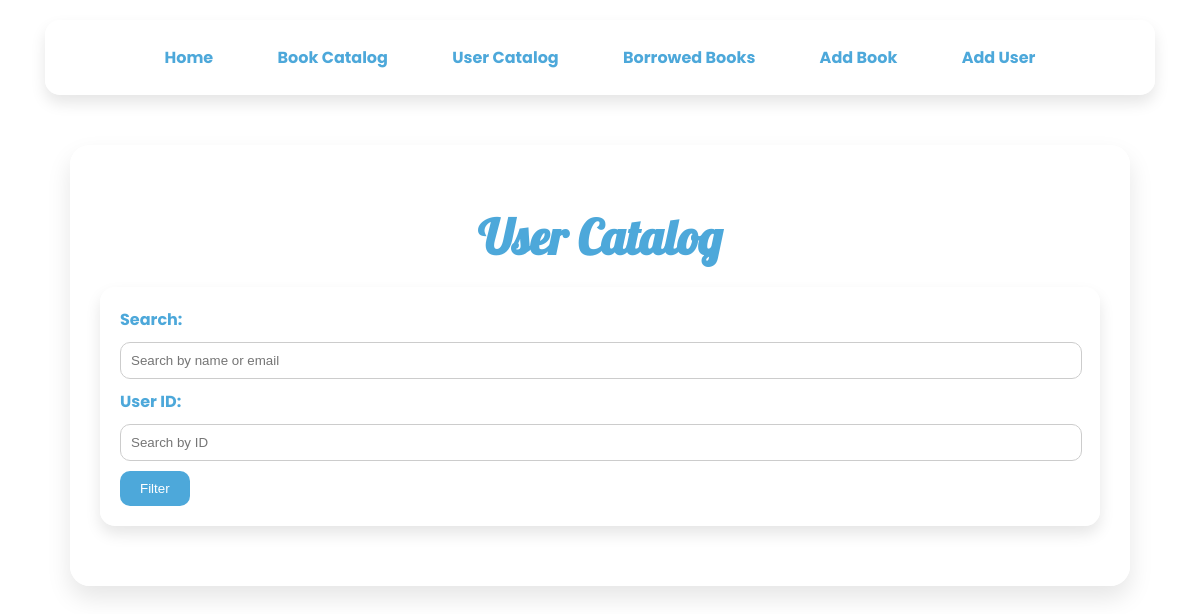
The app's page /users, older data.
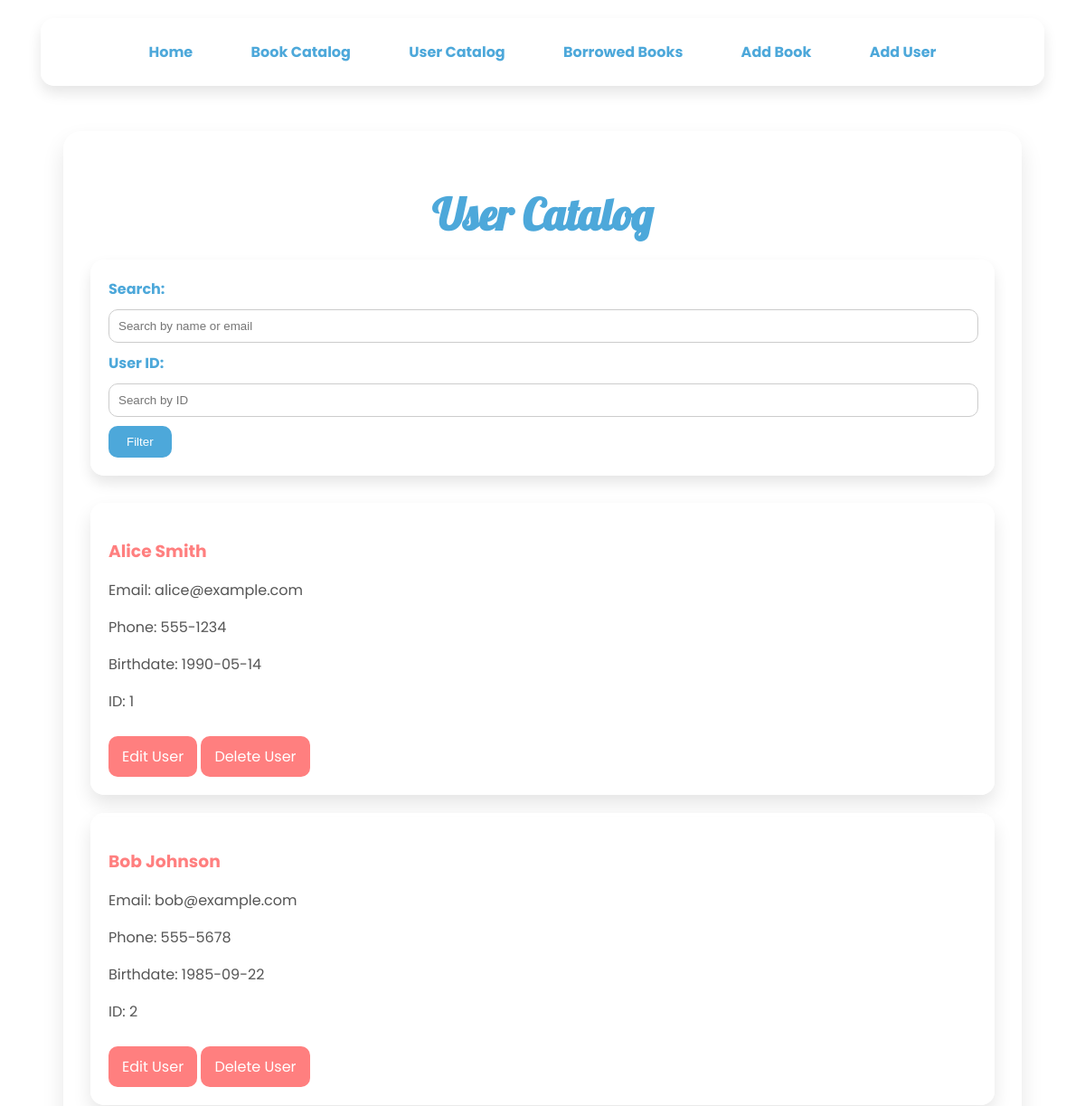
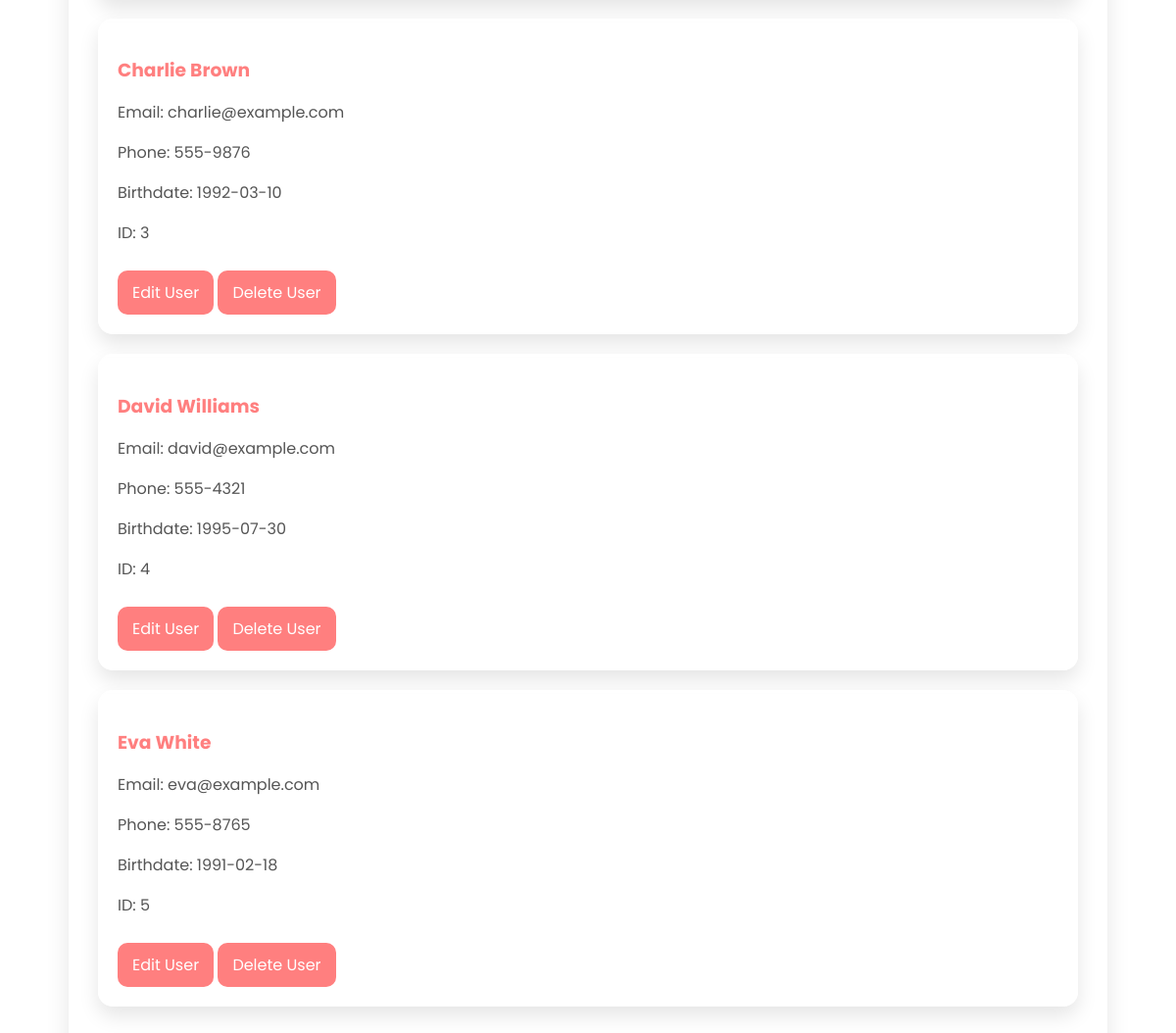
The same page, newer data (2 pictures, top to bottom).
### app/models.py (models this page shows, shortened)
class User(db.Model):
    id = db.Column(db.Integer, primary_key=True)
    name = db.Column(db.String(100), nullable=False)
    email = db.Column(db.String(100), nullable=False)
    phone_number = db.Column(db.String(20), nullable=True)
    birthdate = db.Column(db.Date, nullable=True)
    borrowed_books = relationship('Borrow', backref='user', cascade='all, delete-orphan')

### app/routes.py (the view)
@main.route('/users', methods=['GET', 'POST'])
def users():
    search = request.args.get('search', '')
    user_id = request.args.get('id', '')
    query = User.query
    if search:
        query = query.filter(User.name.ilike(f'%{search}%') | User.email.ilike(f'%{search}%'))
    if user_id:
        query = query.filter(User.id == user_id)
    users = query.paginate(page=request.args.get('page', 1, type=int), per_page=5)
    return render_template('users.html', users=users)

### app/templates/users.html (shortened to what this page needs)
<!DOCTYPE html>
<html lang="en">
<head>
</head>
<body>
<nav>
    <a href="{{ url_for('main.home') }}">Home</a>
    <a href="{{ url_for('main.catalog') }}">Book Catalog</a>
    <a href="{{ url_for('main.users') }}">User Catalog</a>
    <a href="{{ url_for('main.borrowed_books') }}">Borrowed Books</a>
    <a href="{{ url_for('main.add_book') }}">Add Book</a>
    <a href="{{ url_for('main.add_user') }}">Add User</a>
</nav>
<div class="container">
    <h1>User Catalog</h1>
    <form class="filter-form" method="get" action="{{ url_for('main.users') }}">
        <label for="search">Search:</label>
        <input type="text" id="search" name="search" placeholder="Search by name or email"
               value="{{ request.args.get('search', '') }}">
        <label for="id">User ID:</label>
        <input type="number" id="id" name="id" placeholder="Search by ID" value="{{ request.args.get('id', '') }}">
        <button type="submit">Filter</button>
    </form>
    {% for user in users.items %}
    <div class="user-card">
        <h3>{{ user.name }}</h3>
        <p>Email: {{ user.email }}</p>
        <p>Phone: {{ user.phone_number }}</p>
        <p>Birthdate: {{ user.birthdate }}</p>
        <p>ID: {{ user.id }}</p>
        <a href="{{ url_for('main.edit_user', user_id=user.id) }}" class="btn">Edit User</a>
        <a href="{{ url_for('main.delete_user', user_id=user.id) }}" class="btn"
           onclick="return confirm('Are you sure you want to delete this user?')">Delete User</a>
    </div>
    {% endfor %}
</div>
</body>
</html>

Row changes from the older to the newer data that the page shows:
added User: name "Alice Smith", email "alice@example.com", phone_number "555-1234", birthdate "1990-05-14", id "1"
added User: name "Bob Johnson", email "bob@example.com", phone_number "555-5678", birthdate "1985-09-22", id "2"
added User: name "Charlie Brown", email "charlie@example.com", phone_number "555-9876", birthdate "1992-03-10", id "3"
added User: name "David Williams", email "david@example.com", phone_number "555-4321", birthdate "1995-07-30", id "4"
added User: name "Eva White", email "eva@example.com", phone_number "555-8765", birthdate "1991-02-18", id "5"
